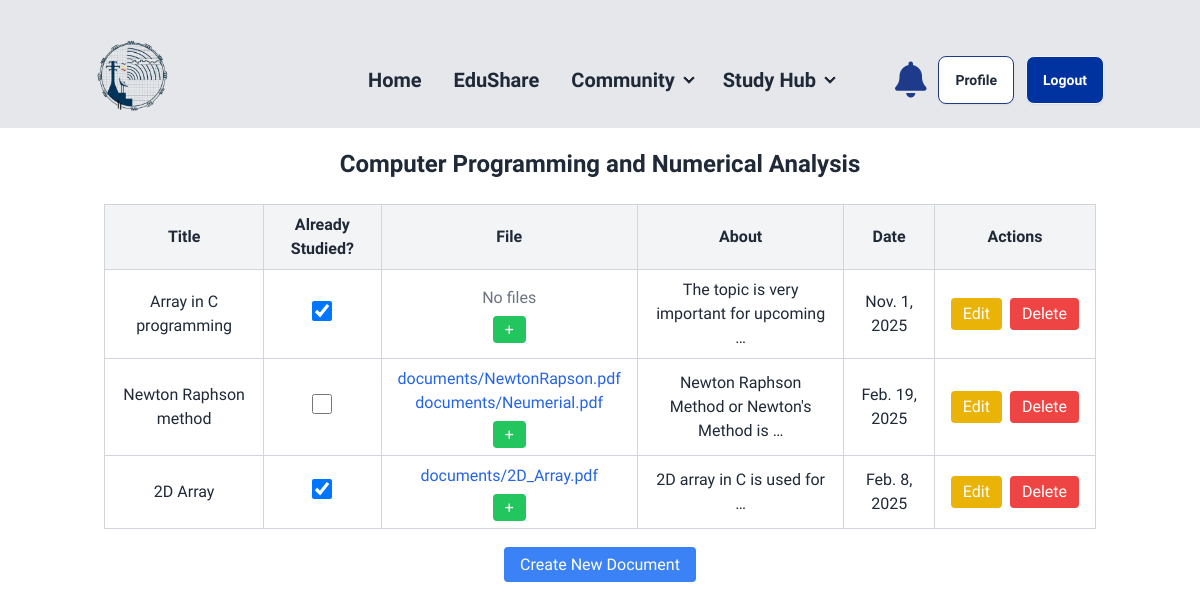
The app's page /my_note/courses/3/ (signed in), older data.
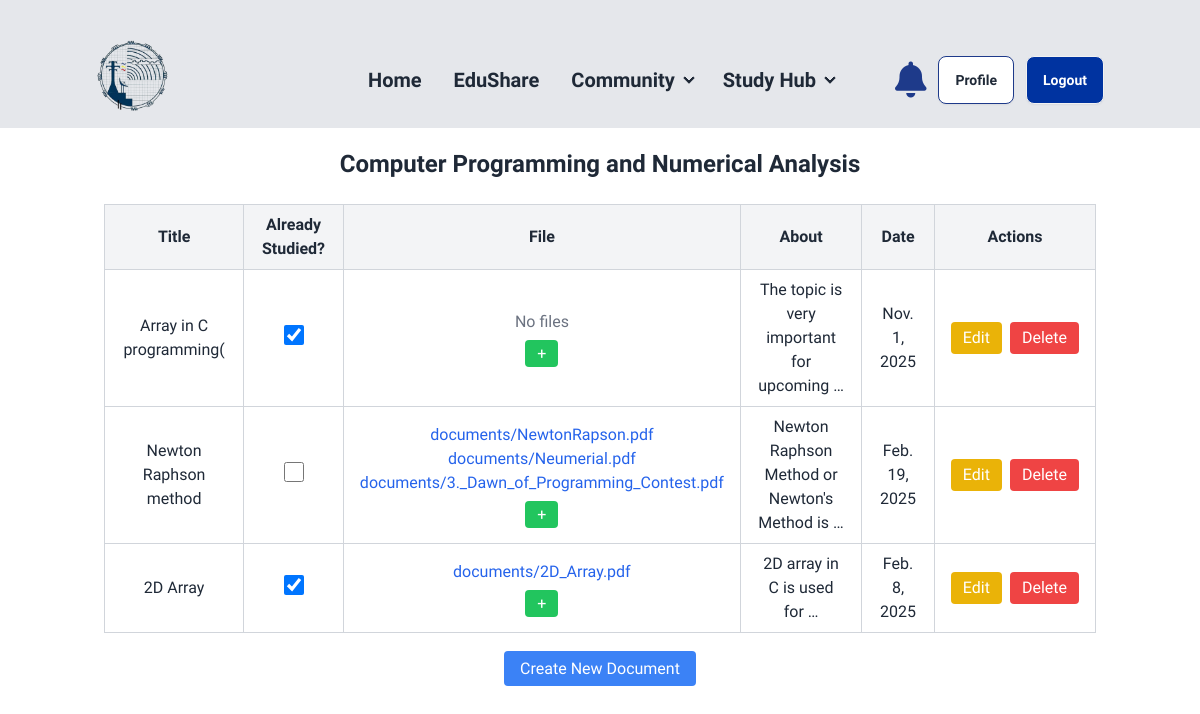
The same page, newer data.
### documents/models.py (models this page shows, shortened)
class My_Document(models.Model):
    title = models.CharField(max_length=100)
    already_studied = models.BooleanField(default=False)
    date = models.DateField(auto_now=False, auto_now_add=False)
    about = models.TextField()
    video = models.URLField(max_length=1000)
    course = models.ForeignKey(Course, on_delete=models.CASCADE, related_name='my_documents')

class DocumentFile(models.Model):
    document = models.ForeignKey(My_Document, on_delete=models.CASCADE, related_name='files')
    file = models.FileField(upload_to='documents/')  # PDF or image

### my_note/views.py (the view, shortened to what this page needs)
# urls.py: path('courses/<int:course_id>/', views.my_course_detail, name='my_course_detail'),
def my_course_detail(request, course_id):
    course = get_object_or_404(Course, pk=course_id)
    documents = course.my_documents.all()
    return render(request, 'course_detail.html', {'course': course, 'documents': documents})

### courses/models.py (called while the page is built)
    def __str__(self):
        return self.name

### my_note/templates/course_detail.html (shortened to what this page needs)
{% extends "base1.html" %}
{% block content %}
<div class="container mx-auto mt-5 px-4">
    <h2 class="text-center text-2xl font-bold mb-6">{{ course }}</h2>
    <div class="overflow-x-auto">
        <table class="w-full border border-collapse border-gray-300 text-sm sm:text-base">
            <thead>
                <tr class="bg-gray-100 border border-gray-300">
                    <th class="border border-gray-300 px-4 py-2">Title</th>
                    <th class="border border-gray-300 px-4 py-2">Already Studied?</th>
                    <th class="border border-gray-300 px-4 py-2">File</th>
                    <th class="border border-gray-300 px-4 py-2">About</th>
                    <th class="border border-gray-300 px-4 py-2">Date</th>
                    <th class="border border-gray-300 px-4 py-2">Actions</th>
                </tr>
            </thead>
            <tbody>
                {% for document in documents %}
                <tr class="border border-gray-300 text-center">
                    <td class="border border-gray-300 px-4 py-2">{{ document.title }}</td>
                    <td class="border border-gray-300 px-4 py-2">
                        <form method="POST" class="inline-block">
                            <input
                                type="checkbox"
                                name="already_studied"
                                class="h-5 w-5 text-blue-500"
                                {% if document.already_studied %}checked{% endif %}
                                onclick="this.form.submit();"
                            >
                        </form>
                    </td>
                    <td class="border border-gray-300 px-4 py-2">
                        {% if document.files.exists %}
                            {% for file in document.files.all %}
                                <a href="{{ file.file.url }}" class="text-blue-600 hover:underline">{{ file.file.name }}</a><br>
                            {% endfor %}
                            <div class="pt-2">
                                <a href="{% url 'upload_document_file' document.id %}" class="bg-green-500 text-white px-3 py-1 rounded">+</a>
                            </div>
                        {% else %}
                            <p class="text-gray-500 inline-block whitespace-nowrap">No files</p>
                            <div class="pt-2">
                                <a href="{% url 'upload_document_file' document.id %}" class="bg-green-500 text-white px-3 py-1 rounded">+</a>
                            </div>
                        {% endif %}
                    </td>
                    <td class="border border-gray-300 px-4 py-2">{{ document.about | truncatewords:7}}</td>
                    <td class="border border-gray-300 px-4 py-2">{{ document.date }}</td>
                    <td class="border border-gray-300 px-4 py-2">
                        <div class="flex justify-center gap-2">
                            <a href="{% url 'edit_document' document.id %}" class="bg-yellow-500 text-white px-3 py-1 rounded">Edit</a>
                            <a href="{% url 'delete_document' course_id=document.course.id id=document.id %}" class="bg-red-500 text-white px-3 py-1 rounded">Delete</a>
                        </div>
                    </td>
                </tr>
                {% endfor %}
            </tbody>
        </table>
    </div>
    <div class="text-center mt-6">
        <a href="{% url 'create_document' course.id %}" class="bg-blue-500 text-white px-4 py-2 rounded">Create New Document</a>
    </div>
</div>
{% endblock %}

Row changes from the older to the newer data that the page shows:
changed My_Document "The topic is very important for upcoming …": title "Array in C programming" → "Array in C programming("
added DocumentFile: file.name "documents/3._Dawn_of_Programming_Contest.pdf", shown under My_Document "Newton Raphson method"
